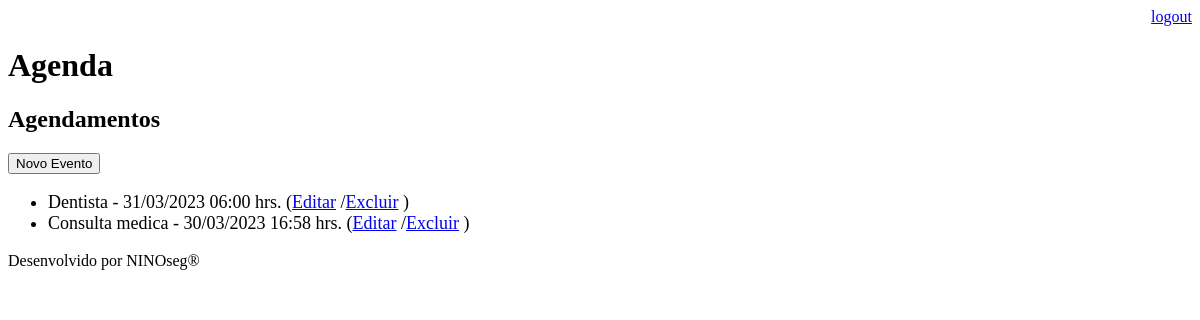
Page /agenda/ (signed in) on the earlier database version.
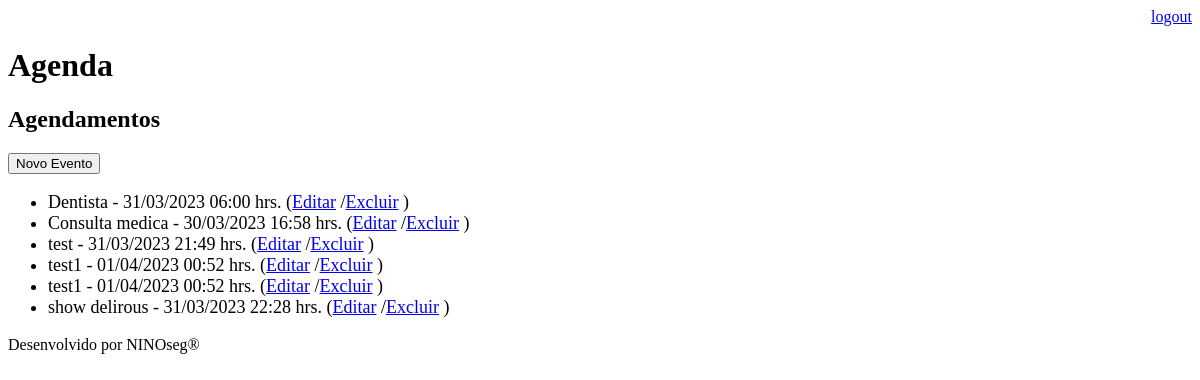
Same page on the later database version.
### core/models.py (models this page shows, shortened)
class Evento(models.Model):
    titulo = models.CharField(max_length=100)
    descricao = models.TextField(blank=True, null=True)
    data_evento = models.DateTimeField(verbose_name='Data do evento')
    data_criacao = models.DateTimeField(auto_now=True)
    usuario = models.ForeignKey(User, on_delete=models.CASCADE)
    local = models.CharField(max_length=100, blank=True, null=True)
    class Meta:
        db_table = 'evento'
    def get_data_evento(self):
        return self.data_evento.strftime('%d/%m/%Y %H:%M hrs.')

### core/views.py (the view)
# urls.py: path('agenda/', views.lista_eventos),
@login_required(login_url='/login/')
def lista_eventos(request):
    usuario = request.user
    evento = Evento.objects.filter(usuario=usuario)
    dados = {'eventos': evento}
    return render(request, 'agenda.html', dados)

### templates/agenda.html
 {% extends "model-page.html" %}
 {% block content %}
    <h2>Agendamentos</h2>
    <a href="evento/">
        <button type="button">Novo Evento</button>
    </a>
    <ul style="font-size: 18px">
    {% for evento in eventos %}
        <li>
            {{ evento.titulo }} - {{ evento.get_data_evento }}
            (<a href="evento/?id={{ evento.id }}">Editar</a>
            /<a href="evento/delete/{{ evento.id }}/">Excluir</a> )
        </li>
    {% endfor %}
    </ul>
 {% endblock %}

### templates/model-page.html
<!DOCTYPE html>
<html lang="en">
<head>
    {% include "model-header.html" %}
</head>
<body>
    {% block content %} {% endblock %}
    {% include "model-footer.html" %}
</body>
</html>

### templates/model-header.html (shortened to what this page needs)
    <div align="right">
        <a href="/logout">logout</a>
    </div>
    <h1>Agenda</h1>

### templates/model-footer.html
<p> Desenvolvido por NINOseg®</p>

Differences in the rows shown:
added Evento: titulo "test", get_data_evento "31/03/2023 21:49 hrs."
added Evento: titulo "test1", get_data_evento "01/04/2023 00:52 hrs."
added Evento: titulo "test1", get_data_evento "01/04/2023 00:52 hrs."
added Evento: titulo "show delirous", get_data_evento "31/03/2023 22:28 hrs."
